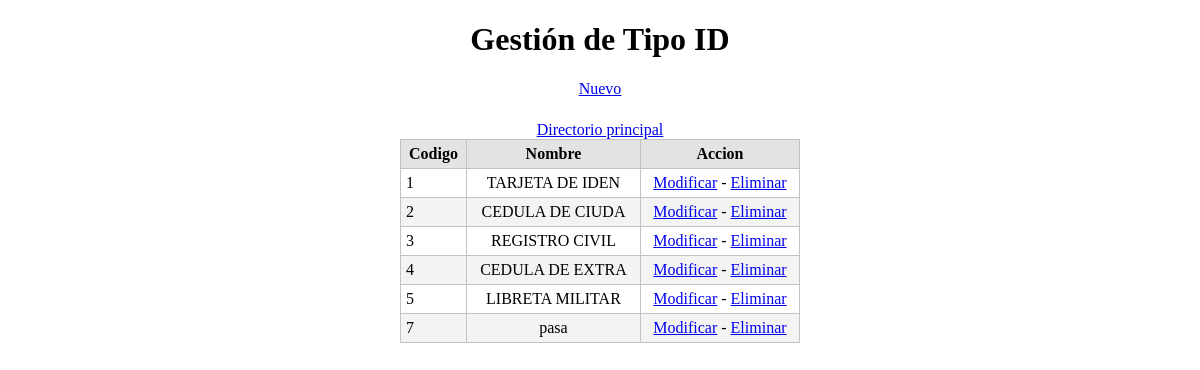
Page /tipo_id/index.php on the committed database.
### tables this page shows
CREATE TABLE IF NOT EXISTS `tipo_id` (
  `cod_tipo_id` int(10) NOT NULL DEFAULT '0',
  `desc_tipo_id` varchar(15) DEFAULT NULL,
  PRIMARY KEY (`cod_tipo_id`)
);

### tipo_id/view/viewClass.php (called while the page is built, shortened)
<?php
class viewClass {
  static public function renderHTML($view, $args = NULL) {
    include_once 'templates/' . $view;
  }
}

### librerias/dataBaseClass.php (called while the page is built, shortened)
<?php
class dataBaseClass {
  static private $port = 3306,
          $host = 'localhost',
          $dbname = 'bd_desercion',
          $user = 'root',
          $password = 'root',
          $driver = 'mysql',
          $instance = NULL;
  static public function getInstance() {
    return self::$instance;
  }
  static private function connect() {
    try {
      $dsn = self::$driver
              . ':host='. self::$host
              . ';dbname=' . self::$dbname;
      self::$instance = new PDO($dsn, self::$user, self::$password);
      return true;
    } catch (PDOException $e) {
      echo $e->getMessage();
    }
  }
}

### tipo_id/model/modelClass.php (called while the page is built, shortened)
<?php
class modelClass {
    static public function getAll() {
        try {
            $sql = 'SELECT cod_tipo_id,desc_tipo_id FROM tipo_id';
            return dataBaseClass::getInstance()->query($sql)->fetchAll(PDO::FETCH_ASSOC);
        } catch (PDOException $e) {
            return $e;
        }
    }
}

### tipo_id/view/templates/index.php (the view, shortened to what this page needs)
<!DOCTYPE html>
<html lang="es">
  <head>
    <link rel="stylesheet" media="screen" href="css/main.css">
  </head>
  <body>
  <center><h1>Gestión de Tipo ID</h1></center>
    <div id="lnkNuevo">
        <center><a href="index.php?action=create">Nuevo</a></center>
    </div><br>
    <center><a href="../index.php">Directorio principal</a></center>
      <center> <table id="tblContenido">
      <thead>
        <tr>
          <th>Codigo</th>
          <th>Nombre</th>
           <th>Accion</th>
        </tr>
      </thead>
      <tbody>
        <?php foreach ($datos as $row): ?>
          <tr>
            <td><?php echo $row['cod_tipo_id'] ?></td>
            <td><?php echo $row['desc_tipo_id'] ?></td>
            <td><a href="index.php?action=update&amp;id=<?php echo $row['cod_tipo_id'] ?>">Modificar</a> - <a href="index.php?action=delete&amp;id=<?php echo $row['cod_tipo_id'] ?>">Eliminar</a></td>
          </tr>
        <?php endforeach ?>
      </tbody>
    </table>
      </center>
      </body>
</html>

### tipo_id/css/main.css (style rules this page uses)
#lnkNuevo { margin-bottom: 5px; }
#tblContenido { border: solid #c3c3c3 1px; width: 400px; border-spacing: 0px; border-collapse: collapse; }
#tblContenido thead tr th { background-color: #e3e3e3; }
#tblContenido tbody tr td, #tblContenido thead tr th { margin: 0px; padding: 0px; border: solid #c3c3c3 1px; padding: 5px; }
#tblContenido tbody tr:nth-child(2n) { background-color: #f3f3f3; }
#tblContenido tbody tr td:last-child, #tblContenido tbody tr td:nth-child(2) { text-align: center; }

### rows in the picture
tipo_id: cod_tipo_id "1", desc_tipo "TARJETA DE IDEN"
tipo_id: cod_tipo_id "2", desc_tipo "CEDULA DE CIUDA"
tipo_id: cod_tipo_id "3", desc_tipo "REGISTRO CIVIL"
tipo_id: cod_tipo_id "4", desc_tipo "CEDULA DE EXTRA"
tipo_id: cod_tipo_id "5", desc_tipo "LIBRETA MILITAR"
tipo_id: cod_tipo_id "7", desc_tipo "pasa"
